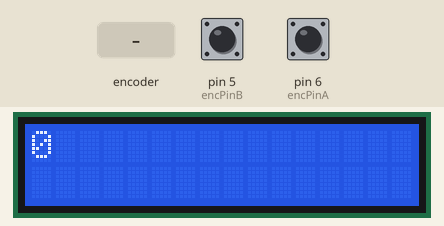
The sketch below on a simulated Arduino Uno, built with avr-gcc and run on an emulated ATmega328P. Parts: 16×2 character LCD. The test bench sets the inputs (shaded band); at power-on: pin 5 (encPinB) HIGH, pin 6 (encPinA) HIGH.

Above: at 1.2 s.
1.3 s: rotary encoder on pin 6 (encPinA) / pin 5 (encPinB) turned 3 steps (first pin leading)
At 2.9 s:
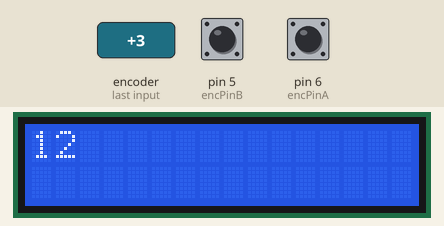
3.4 s: rotary encoder on pin 6 (encPinA) / pin 5 (encPinB) turned 1 step (first pin leading)
At 4.2 s:
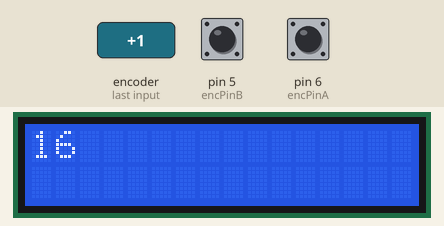
5.1 s: rotary encoder on pin 6 (encPinA) / pin 5 (encPinB) turned 1 step (first pin leading)
At 5.5 s:
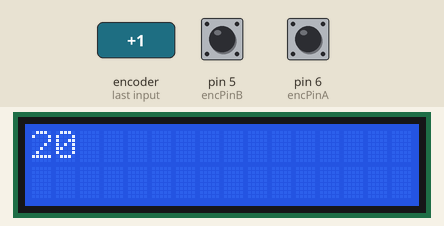
Timing chart, 0 to 8.1 s (numbered marks = the images above; inputs shaded):
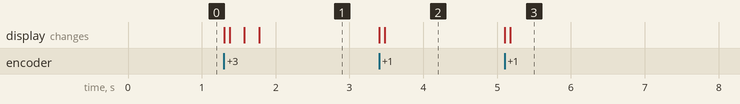

Measured:
- after the input at 1.3 s, the display: first changes at once (image 1 shows a later state)
- after the input at 3.4 s, the display: first changes at once (image 2 shows a later state)
- after the input at 5.1 s, the display: first changes at once (image 3 shows a later state)

The sketch:

enc1.ino
```cpp
/*
  Код для обработки инкрементального энкодера.
*/

#include <LiquidCrystal.h>

// используемые пины
const int encPinA=6; // первый выход энкодера
const int encPinB=5; // второй выход энкодера

// переменные для хранения состояний пинов
// (чтобы не производить ненужных считываний)
boolean encA;
boolean encB;

byte prevState; // предыдущее состояние выходов

// изменяемое значение
int value=0;

// символьный дисплей HD44780 16x2
// RS, EN, D4, D5, D6, D7
LiquidCrystal lcd(12, 11, 10, 9, 8, 7);

void lcdUpdate(){
  lcd.clear();
  lcd.print(value);
}

// увеличение значения переменной
void valueInc(){
  value++;
  lcdUpdate();
}

// уменьшение значения переменной
void valueDec(){
  value--;
  lcdUpdate();
}

void setup() {
  pinMode(encPinA, INPUT);
  digitalWrite(encPinA, HIGH); // включаем подтяжку к плюсу
  pinMode(encPinB, INPUT);
  digitalWrite(encPinB, HIGH);
  lcd.begin(16, 2);
  lcdUpdate();
}


void loop() {
  // считывание состояния выходов энкодера
  encA = digitalRead(encPinA);
  encB = digitalRead(encPinB);

  // детектирование переходов между состояниями
  // и последующее детектирование движения ручки энкодера
  // код комментирует сам себя :-)
  if ((encA)&&(encB)){
    if (prevState==B00000001){
      valueDec();
    }
    else if (prevState==B00000010){
      valueInc();
    }
    prevState=B00000011;
  }

  else if ((!encA)&&(encB)){
    if (prevState==B00000000){
      valueDec();
    }
    else if (prevState==B00000011){
      valueInc();
    }
    prevState=B00000001;
  }

  else if ((!encA)&&(!encB)){
    if (prevState==B00000010){
      valueDec();
    }
    else if (prevState==B00000001){
      valueInc();
    }
    prevState=B00000000;
  }

  else if ((encA)&&(!encB)){
    if (prevState==B00000011){
      valueDec();
    }
    else if (prevState==B00000000){
      valueInc();
    }
    prevState=B00000010;
  }

}
```
